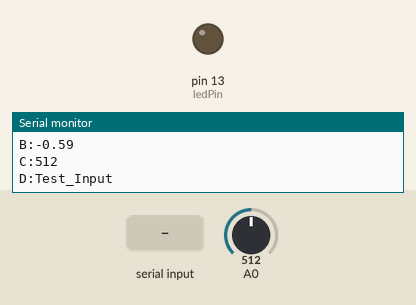
The sketch below on a simulated Arduino Uno, built with avr-gcc and run on an emulated ATmega328P. Parts: output pins drawn as LEDs (lit = HIGH), the last lines printed to the serial monitor. The test bench sets the inputs (shaded band); at power-on: A0 = 512. Random numbers use the default seed unless the sketch sets one.

Above: at 1.2 s.
1.3 s: "ON\n" received over Serial
At 2.6 s:
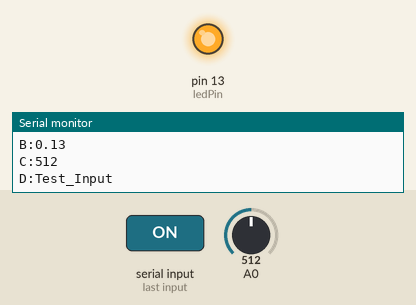
3.5 s: "OFF\n" received over Serial
At 5.4 s:
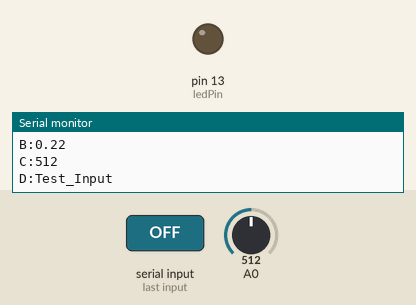
Timing chart, 0 to 6.9 s (numbered marks = the images above; inputs shaded):
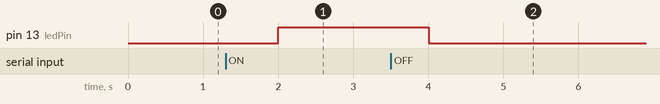

The sketch:

c2_arduino.ino
```cpp
int ledPin = 13;
String command = "";

void setup() {
  Serial.begin(9600);
  pinMode(ledPin, OUTPUT);
}

void loop() {

  int valueA = random(-100, 101);
  float valueB = random(-100, 101) / 100.0;
  int valueC = analogRead(A0);
  String valueD = "Test_Input";

  Serial.print("A:");
  Serial.println(valueA);

  Serial.print("B:");
  Serial.println(valueB);

  Serial.print("C:");
  Serial.println(valueC);

  Serial.print("D:");
  Serial.println(valueD);

  if (Serial.available() > 0) {
    command = Serial.readStringUntil('\n');
    command.trim();
    if (command == "ON") {
      digitalWrite(ledPin, HIGH);
    } else if (command == "OFF") {
      digitalWrite(ledPin, LOW);
    }
  }

  delay(1000);
}
```

Measured:
- after the input at 1.3 s, pin 13 (ledPin): LOW → HIGH after 0.70 s
- after the input at 3.5 s, pin 13 (ledPin): HIGH → LOW after 0.51 s
